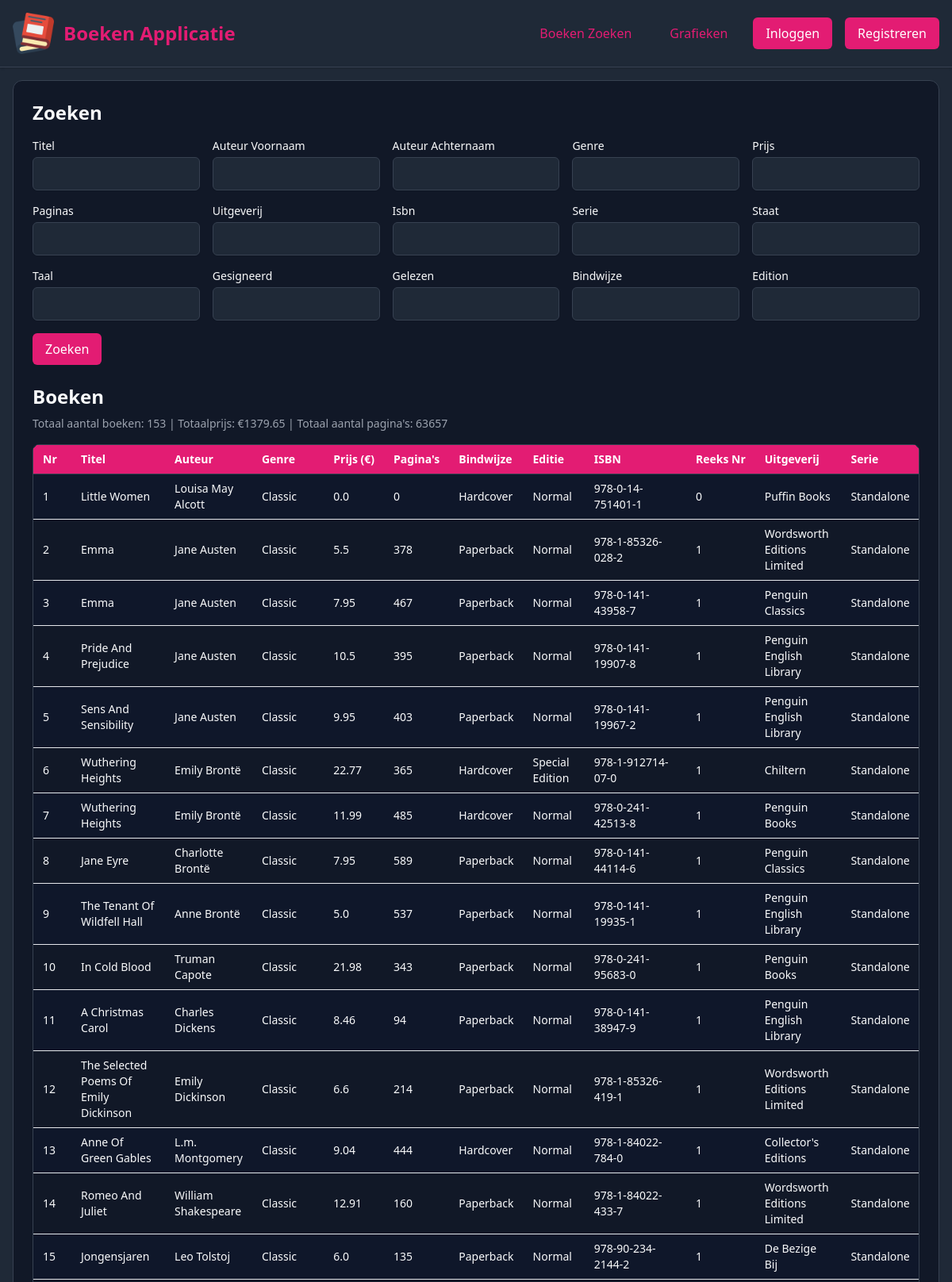
The page / (upper part) on the database its author committed.
### tables this page shows
CREATE TABLE books
                 (id INTEGER PRIMARY KEY AUTOINCREMENT,
                  titel TEXT,
                  auteur_voornaam TEXT,
                  auteur_achternaam TEXT,
                  genre TEXT,
                  prijs REAL,
                  paginas INTEGER,
                  bindwijze TEXT,
                  edition TEXT,
                  isbn TEXT,
                  reeks_nr TEXT,
                  uitgeverij TEXT,
                  serie TEXT,
                  staat TEXT,
                  taal TEXT,
                  gesigneerd TEXT,
                  gelezen TEXT,
                  added_date TEXT);

### app.py (the view, shortened to what this page needs)
@app.route('/', methods=['GET', 'POST'])
def index():
    user_id = session.get('user_id', 0)
    settings = get_user_settings(user_id)
    conn = get_db_connection()
    filters = {}
    edit_book_data = {}
    books = []
    user_likes = set()
    if "user_id" in session:
        user_likes = get_user_likes(session["user_id"])
    if request.method == 'POST':
        if not is_admin() and request.form.get('action') in ['add', 'edit']:
            flash('Alleen admins kunnen boeken toevoegen of bewerken!', 'error')
            return redirect(url_for('index'))
        action = request.form.get('action', 'search')
        if action == 'add':
            form_data = request.form.copy()
            form_data = form_data.to_dict()  # Convert to regular dict
            form_data['prijs'] = form_data.get('min_prijs', '')  # Use min_prijs for adding
            form_data['paginas'] = form_data.get('min_paginas', '')  # Use min_paginas for adding
            success, message = add_book(form_data)
            flash(message, 'success' if success else 'error')
        elif action == 'edit':
            book_id = request.form.get('book_id', '')
            form_data = request.form.copy()
            form_data = form_data.to_dict()  # Convert to regular dict
            form_data['prijs'] = form_data.get('min_prijs', '')  # Use min_prijs for editing
            form_data['paginas'] = form_data.get('min_paginas', '')  # Use min_paginas for editing
            success, message = update_book(book_id, form_data)
            flash(message, 'success' if success else 'error')
        filters = {col: request.form.get(col, '').strip() for col in
                   ['titel', 'auteur_voornaam', 'auteur_achternaam', 'genre', 'uitgeverij', 'isbn',
                    'serie', 'staat', 'taal', 'gesigneerd', 'gelezen', 'bindwijze', 'edition',
                    'min_prijs', 'max_prijs', 'min_paginas', 'max_paginas'] if request.form.get(col, '').strip()}
        books = search_books(filters)
    else:
        book_id = request.args.get('edit_book_id')
        books = search_books({})
    conn.close()
    import pandas as pd
    df = pd.DataFrame(books, columns=['id', 'titel', 'auteur_voornaam', 'auteur_achternaam', 'genre', 'prijs',
                                     'paginas', 'bindwijze', 'edition', 'isbn', 'reeks_nr', 'uitgeverij', 'serie',
                                     'staat', 'taal', 'gesigneerd', 'gelezen', 'added_date'])
    total_price = df['prijs'].sum() if not df.empty else 0
    total_pages = df['paginas'].sum() if not df.empty else 0
    return render_template('index.html',
                       books=books,
                       total_price=total_price,
                       total_pages=total_pages,
                       filters=filters,
                       settings=settings,
                       edit_book_data=edit_book_data,
                       user_likes=user_likes)

### app.py (called while the page is built)
@app.context_processor
def inject_is_admin():
    return dict(is_admin=is_admin())

def get_user_settings(user_id):
    conn = get_db_connection()
    c = conn.cursor()
    c.execute('SELECT color, dark_mode FROM users WHERE id = ?', (user_id,))
    result = c.fetchone()
    conn.close()
    return {'color': result[0] if result else '#e31c73', 'dark_mode': result[1] if result else True}

### models/database.py (called while the page is built)
def get_db_connection():
    conn = sqlite3.connect('books.db')
    conn.row_factory = sqlite3.Row
    return conn

### models/user.py (called while the page is built)
def is_admin():
    role = session.get('role')
    logger.debug(f"is_admin check - Session role: {role}")
    return role == 'admin'

### templates/index.html (shortened to what this page needs)
<!DOCTYPE html>
<html lang="nl">
<head>
  <link href="https://cdn.jsdelivr.net/npm/tailwindcss@2.2.19/dist/tailwind.min.css" rel="stylesheet" />
</head>
<body class="min-h-screen flex flex-col">
  <header class="shadow" style="border-bottom: 1px solid var(--border-color);">
    <div class="container mx-auto max-w-7xl p-4 flex justify-between items-center">
      <div class="flex items-center space-x-3">
        <a href="{{ url_for('index') }}">
          <img src="{{ url_for('static', filename='images/logo.png') }}" alt="Boeken Applicatie Logo" class="logo" />
        </a>
        <a href="{{ url_for('index') }}" class="text-2xl font-bold link-primary">Boeken Applicatie</a>
      </div>
      <nav class="flex space-x-4 items-center">
        <a href="{{ url_for('index') }}" class="px-4 py-2 rounded-md font-medium link-primary">Boeken Zoeken</a>
        <a href="{{ url_for('statistics') }}" class="px-4 py-2 rounded-md font-medium link-primary">Grafieken</a>
        {% if session.username %}
          <a href="{{ url_for('settings') }}" class="px-4 py-2 rounded-md font-medium link-primary">Instellingen</a>
          <span class="text-sm">Ingelogd als: {{ session.username }} ({{ session.role }})</span>
          <a href="{{ url_for('logout') }}" class="px-4 py-2 rounded-md btn-primary">Uitloggen</a>
        {% else %}
          <a href="{{ url_for('login') }}" class="px-4 py-2 rounded-md btn-primary">Inloggen</a>
          <a href="{{ url_for('register') }}" class="px-4 py-2 rounded-md btn-primary">Registreren</a>
        {% endif %}
      </nav>
    </div>
  </header>
  <div class="container mx-auto max-w-7xl p-4 flex-1 flex flex-col">
    <div class="card rounded-xl shadow-sm p-6 flex-1">
      <h2 class="text-2xl font-bold mb-4">Zoeken{% if edit_book_data %} of Boek Bewerken{% else %}{% if is_admin %} of Boek Toevoegen{% endif %}{% endif %}</h2>
      <form id="searchForm" method="POST" class="mb-6">
        <div class="grid grid-cols-1 md:grid-cols-3 lg:grid-cols-5 gap-4">
          {% for field in ['titel', 'auteur_voornaam', 'auteur_achternaam', 'genre', 'prijs', 'paginas', 'uitgeverij', 'isbn', 'serie', 'staat', 'taal', 'gesigneerd', 'gelezen', 'bindwijze', 'edition'] %}
            <div>
              <label for="{{ field }}" class="block text-sm font-medium">{{ field.replace('_', ' ').title() }}</label>
              <input type="text" id="{{ field }}" name="{{ field }}" value="{{ edit_book_data[field] if edit_book_data and field in edit_book_data else filters[field] if field in filters else '' }}" class="mt-1 block w-full rounded-md shadow-sm input-base px-3 py-2" {% if not is_admin and field not in ['titel', 'auteur_voornaam', 'auteur_achternaam', 'genre', 'uitgeverij', 'isbn', 'serie', 'staat', 'taal', 'gesigneerd', 'gelezen', 'bindwijze', 'edition'] %}disabled{% endif %} />
            </div>
          {% endfor %}
        </div>
        <div class="flex flex-wrap gap-3 mt-4">
          <button type="submit" onclick="document.getElementById('form_action').value='search'" class="px-4 py-2 rounded-md btn-primary">Zoeken</button>
        </div>
      </form>
      <h2 class="text-2xl font-bold mb-2">Boeken</h2>
      <p class="mb-4 text-sm" style="color: var(--muted);">
        Totaal aantal boeken: <span id="totalBooks">{{ books | length }}</span>
        | Totaalprijs: €<span id="totalPrice">{{ total_price | round(2) }}</span>
        | Totaal aantal pagina's: <span id="totalPages">{{ total_pages }}</span>
      </p>
      <div class="overflow-x-auto rounded-lg shadow-sm border" style="border-color: var(--border-color);">
        <table class="min-w-full divide-y" style="border-color: var(--border-color);">
          <thead style="background-color: var(--primary-color); color: #ffffff;">
            <tr>
              <th class="px-3 py-2 text-left text-sm font-semibold">Nr</th>
              <th class="px-3 py-2 text-left text-sm font-semibold">Titel</th>
              <th class="px-3 py-2 text-left text-sm font-semibold">Auteur</th>
              <th class="px-3 py-2 text-left text-sm font-semibold">Genre</th>
              <th class="px-3 py-2 text-left text-sm font-semibold">Prijs (€)</th>
              <th class="px-3 py-2 text-left text-sm font-semibold">Pagina's</th>
              <th class="px-3 py-2 text-left text-sm font-semibold">Bindwijze</th>
              <th class="px-3 py-2 text-left text-sm font-semibold">Editie</th>
              <th class="px-3 py-2 text-left text-sm font-semibold">ISBN</th>
              <th class="px-3 py-2 text-left text-sm font-semibold">Reeks Nr</th>
              <th class="px-3 py-2 text-left text-sm font-semibold">Uitgeverij</th>
              <th class="px-3 py-2 text-left text-sm font-semibold">Serie</th>
            </tr>
          </thead>
          <tbody id="booksTable" class="divide-y" style="border-color: var(--border-color);">
            {% for book in books %}
              <tr style="background-color: {{ 'var(--row-even)' if loop.index % 2 == 0 else 'var(--row-odd)' }};">
                <td class="px-3 py-2 text-sm">{{ loop.index }}</td>
                <td class="px-3 py-2 text-sm">{{ book[1] }}</td>
                <td class="px-3 py-2 text-sm">{{ book[2] }} {{ book[3] }}</td>
                <td class="px-3 py-2 text-sm">{{ book[4] }}</td>
                <td class="px-3 py-2 text-sm">{{ book[5] | round(2) }}</td>
                <td class="px-3 py-2 text-sm">{{ book[6] }}</td>
                <td class="px-3 py-2 text-sm">{{ book[7] }}</td>
                <td class="px-3 py-2 text-sm">{{ book[8] }}</td>
                <td class="px-3 py-2 text-sm">{{ book[9] }}</td>
                <td class="px-3 py-2 text-sm">{{ book[10] }}</td>
                <td class="px-3 py-2 text-sm">{{ book[11] }}</td>
                <td class="px-3 py-2 text-sm">{{ book[12] }}</td>
              </tr>
            {% endfor %}
          </tbody>
        </table>
      </div>
    </div>
  </div>
</body>
</html>

### rows shown on the page
books: titel "Little Women", auteur_voornaam "Louisa May", auteur_achternaam "Alcott", genre "Classic", prijs "0.0", paginas "0", bindwijze "Hardcover", edition "Normal", isbn "978-0-14-751401-1", reeks_nr "0", uitgeverij "Puffin Books", serie "Standalone"
books: titel "Emma", auteur_voornaam "Jane", auteur_achternaam "Austen", genre "Classic", prijs "5.5", paginas "378", bindwijze "Paperback", edition "Normal", isbn "978-1-85326-028-2", reeks_nr "1", uitgeverij "Wordsworth Editions Limited", serie "Standalone"
books: titel "Emma", auteur_voornaam "Jane", auteur_achternaam "Austen", genre "Classic", prijs "7.95", paginas "467", bindwijze "Paperback", edition "Normal", isbn "978-0-141-43958-7", reeks_nr "1", uitgeverij "Penguin Classics", serie "Standalone"
books: titel "Pride And Prejudice", auteur_voornaam "Jane", auteur_achternaam "Austen", genre "Classic", prijs "10.5", paginas "395", bindwijze "Paperback", edition "Normal", isbn "978-0-141-19907-8", reeks_nr "1", uitgeverij "Penguin English Library", serie "Standalone"
books: titel "Sens And Sensibility", auteur_voornaam "Jane", auteur_achternaam "Austen", genre "Classic", prijs "9.95", paginas "403", bindwijze "Paperback", edition "Normal", isbn "978-0-141-19967-2", reeks_nr "1", uitgeverij "Penguin English Library", serie "Standalone"
books: titel "Wuthering Heights", auteur_voornaam "Emily", auteur_achternaam "Brontë", genre "Classic", prijs "22.77", paginas "365", bindwijze "Hardcover", edition "Special Edition", isbn "978-1-912714-07-0", reeks_nr "1", uitgeverij "Chiltern", serie "Standalone"
books: titel "Wuthering Heights", auteur_voornaam "Emily", auteur_achternaam "Brontë", genre "Classic", prijs "11.99", paginas "485", bindwijze "Hardcover", edition "Normal", isbn "978-0-241-42513-8", reeks_nr "1", uitgeverij "Penguin Books", serie "Standalone"
books: titel "Jane Eyre", auteur_voornaam "Charlotte", auteur_achternaam "Brontë", genre "Classic", prijs "7.95", paginas "589", bindwijze "Paperback", edition "Normal", isbn "978-0-141-44114-6", reeks_nr "1", uitgeverij "Penguin Classics", serie "Standalone"
books: titel "The Tenant Of Wildfell Hall", auteur_voornaam "Anne", auteur_achternaam "Brontë", genre "Classic", prijs "5.0", paginas "537", bindwijze "Paperback", edition "Normal", isbn "978-0-141-19935-1", reeks_nr "1", uitgeverij "Penguin English Library", serie "Standalone"
books: titel "In Cold Blood", auteur_voornaam "Truman", auteur_achternaam "Capote", genre "Classic", prijs "21.98", paginas "343", bindwijze "Paperback", edition "Normal", isbn "978-0-241-95683-0", reeks_nr "1", uitgeverij "Penguin Books", serie "Standalone"
books: titel "A Christmas Carol", auteur_voornaam "Charles", auteur_achternaam "Dickens", genre "Classic", prijs "8.46", paginas "94", bindwijze "Paperback", edition "Normal", isbn "978-0-141-38947-9", reeks_nr "1", uitgeverij "Penguin English Library", serie "Standalone"
books: titel "The Selected Poems Of Emily Dickinson", auteur_voornaam "Emily", auteur_achternaam "Dickinson", genre "Classic", prijs "6.6", paginas "214", bindwijze "Paperback", edition "Normal", isbn "978-1-85326-419-1", reeks_nr "1", uitgeverij "Wordsworth Editions Limited", serie "Standalone"
books: titel "Anne Of Green Gables", auteur_voornaam "L.m.", auteur_achternaam "Montgomery", genre "Classic", prijs "9.04", paginas "444", bindwijze "Hardcover", edition "Normal", isbn "978-1-84022-784-0", reeks_nr "1", uitgeverij "Collector's Editions", serie "Standalone"
books: titel "Romeo And Juliet", auteur_voornaam "William", auteur_achternaam "Shakespeare", genre "Classic", prijs "12.91", paginas "160", bindwijze "Paperback", edition "Normal", isbn "978-1-84022-433-7", reeks_nr "1", uitgeverij "Wordsworth Editions Limited", serie "Standalone"
books: titel "Jongensjaren", auteur_voornaam "Leo", auteur_achternaam "Tolstoj", genre "Classic", prijs "6.0", paginas "135", bindwijze "Paperback", edition "Normal", isbn "978-90-234-2144-2", reeks_nr "1", uitgeverij "De Bezige Bij", serie "Standalone"

### other values the page prints
{{ field.replace('_', ' ').title() }} "Titel" "Auteur Voornaam" "Auteur Achternaam" "Genre" "Prijs" "Paginas" "Uitgeverij" "Isbn" "Serie" "Staat" "Taal" "Gesigneerd" "Gelezen" "Bindwijze" "Edition"
{{ books | length }} "153"
{{ total_price | round(2) }} "1379.65"
{{ total_pages }} "63657"
